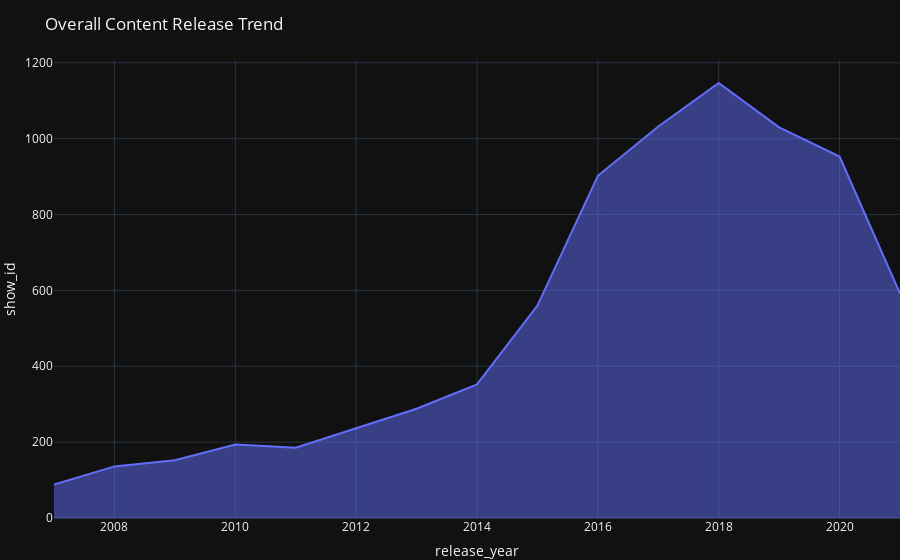

This figure's notebook cell:
### Markdown cell above
# 6. Overall Content Release Trend

### Code cell
df_5=df.query('release_year>=2007')
df_5=df_5.groupby(['release_year'])['show_id'].count().reset_index()
shape2=pl.area(df_5,x='release_year',y='show_id',template='plotly_dark')
shape2.update_layout(title_text='Overall Content Release Trend',margin=dict(t=60,b=30,l=0,r=0))

### Figure 1 — Plotly figure (JSON) as saved in the notebook; plotly's stock layout.template omitted (floating-point values rounded to 4 significant figures)
{"data": [{"fillpattern": {"shape": ""}, "hovertemplate": "release_year=%{x}<br>show_id=%{y}<extra></extra>", "legendgroup": "", "line": {"color": "#636efa"}, "marker": {"symbol": "circle"}, "mode": "lines", "name": "", "orientation": "v", "showlegend": false, "stackgroup": "1", "type": "scatter", "x": [2007, 2008, 2009, 2010, 2011, 2012, 2013, 2014, 2015, 2016, 2017, 2018, 2019, 2020, 2021], "xaxis": "x", "y": [88, 136, 152, 194, 185, 237, 288, 352, 560, 902, 1032, 1147, 1030, 953, 592], "yaxis": "y"}], "layout": {"legend": {"tracegroupgap": 0}, "margin": {"b": 30, "l": 0, "r": 0, "t": 60}, "title": {"text": "Overall Content Release Trend"}, "xaxis": {"anchor": "y", "domain": [0, 1], "title": {"text": "release_year"}}, "yaxis": {"anchor": "x", "domain": [0, 1], "title": {"text": "show_id"}}}}
